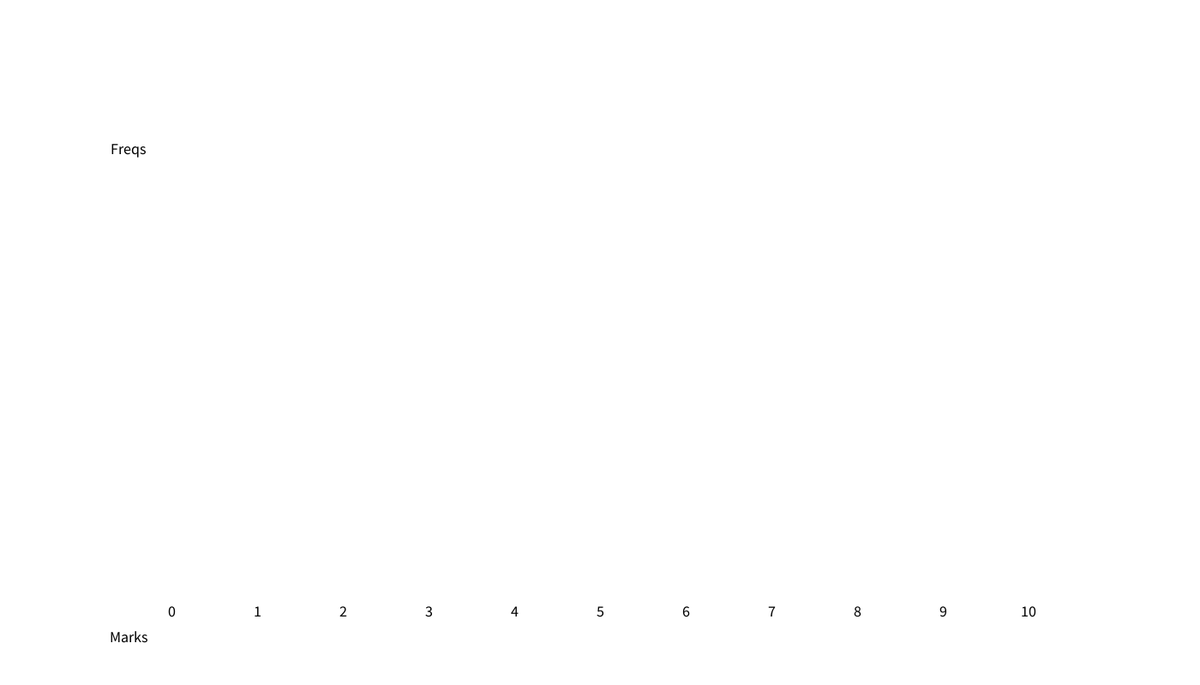
Frame 1 (no input)
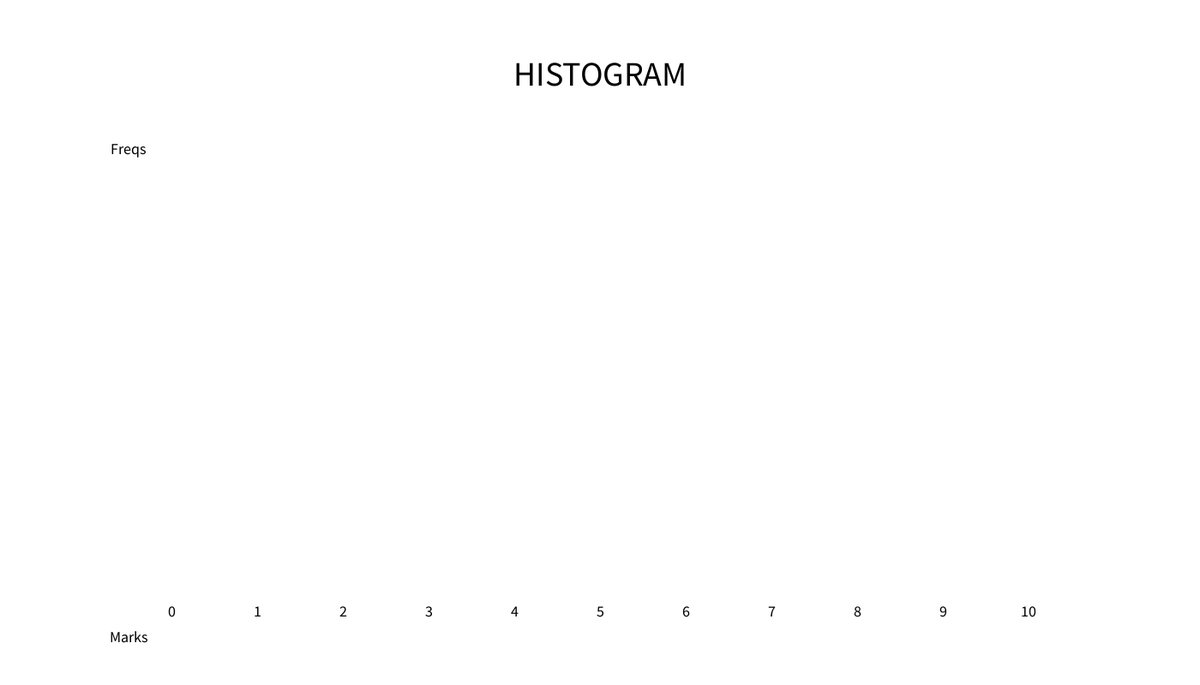
Frame 60 (the mouse pressed at the canvas centre just before this capture)
Frame 120 (the mouse held since frame 60 and released just before this capture): identical to frame 60, image omitted

The Processing sketch that drew these frames (run headless with seeded random() and noise(); from frame 60 on, the mouse is pressed at the canvas centre):

// Processing sketch: histogram
// ── histogram.pde


// Number of Students
int numStudents = 10000;

// Array of student's marks
int[] marks;

// Array of frequencies
int[] freqs;

// Maximum value for freqs array
int maxValue = 0;


void setup(){
  
  size(1400,800);
  
  // Creates the array of marks
  marks = new int[numStudents];
  
  // Fill in the array of marks with pseudo-random numbers [0, 10]
  setPseudoRandomMarks();
  
  // Creates the array of frequencies
  freqs = new int[11];
  
  // Calculates the values for the array of frequencies
  calculateFreqs();
}


void draw(){
  background(255);
  textSize(40);
  text("HISTOGRAM", width/2, 100);
  
  // Display the histogram 
  displayHistogram(150, height-100, 100, 500);
}


// Fill in the array marks with random numbers [0, 10]
void setRandomMarks(){
  for(int i=0; i<numStudents; i++){
      marks[i] = (int)random(11);
  }
}


// Fill in the array marks with pseudo-random numbers [0, 10]
void setPseudoRandomMarks(){
  for(int i=0; i<numStudents; i++){
    float r = random(1);
    if(r<0.6){
      marks[i] = (int)random(4, 9);
    }
    else if(r<0.9) {
      marks[i] = (int)random(0,4);
    }
    else {
      marks[i] = (int)random(9, 11);
    }
  }
}


// Calculate the values for the array freqs
void calculateFreqs(){
  for(int i=0; i<marks.length; i++){
    int m = marks[i];
    freqs[m]++;
  }
  
  int maxValue =0;
  for(int i=0; i<freqs.length; i++){
    if(freqs[i]>maxValue){
      maxValue = freqs[i];
    }
  }
}


// Reset the data
void resetData(){
  setPseudoRandomMarks();
  resetFreqs();
  calculateFreqs();
}

// Reset all freqs to zero
void resetFreqs(){
  maxValue = 0;
  for(int i=0; i<freqs.length; i++){
    freqs[i] = 0;
  }
}


// Display the histogram
void displayHistogram(float xBase, float yBase, float widthColumn, float maxHeight){
  
  // Calculates the scale factor
  float scaleFactor = maxHeight/maxValue;
  
  for(int i=0; i<freqs.length; i++){
    
    // Displays the rect
    fill(lerpColor(color(255,0,0), color(0, 0, 255), (float)i/freqs.length));
    rect(xBase + i*widthColumn, yBase - freqs[i]*scaleFactor, widthColumn, freqs[i]*scaleFactor);
    
    // Displays the text for value and label
    fill(0);textSize(18); textAlign(CENTER);
    text(freqs[i], xBase + i*widthColumn + widthColumn/2, yBase - freqs[i]*scaleFactor - 20); 
    text(i, xBase + i*widthColumn + widthColumn/2, yBase + 20);
  }
  
  // Displays texts for axes
  text("Marks", xBase, yBase + 50);
  text("Freqs", xBase, yBase - maxHeight - 20);
}


void keyPressed(){
  if(key=='r' || key=='R'){
    resetData();
  }
}
